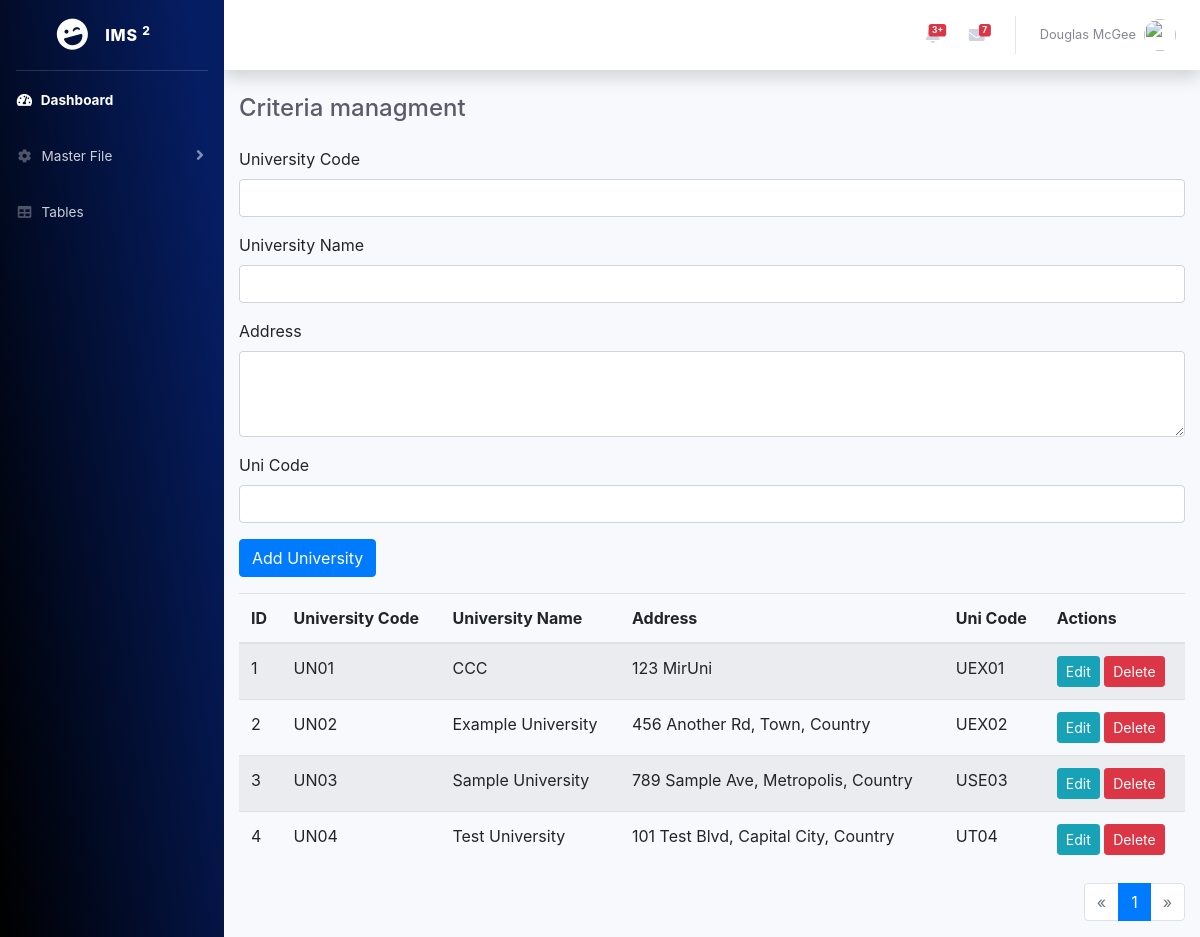
The app's page /create_universities.php, older data.
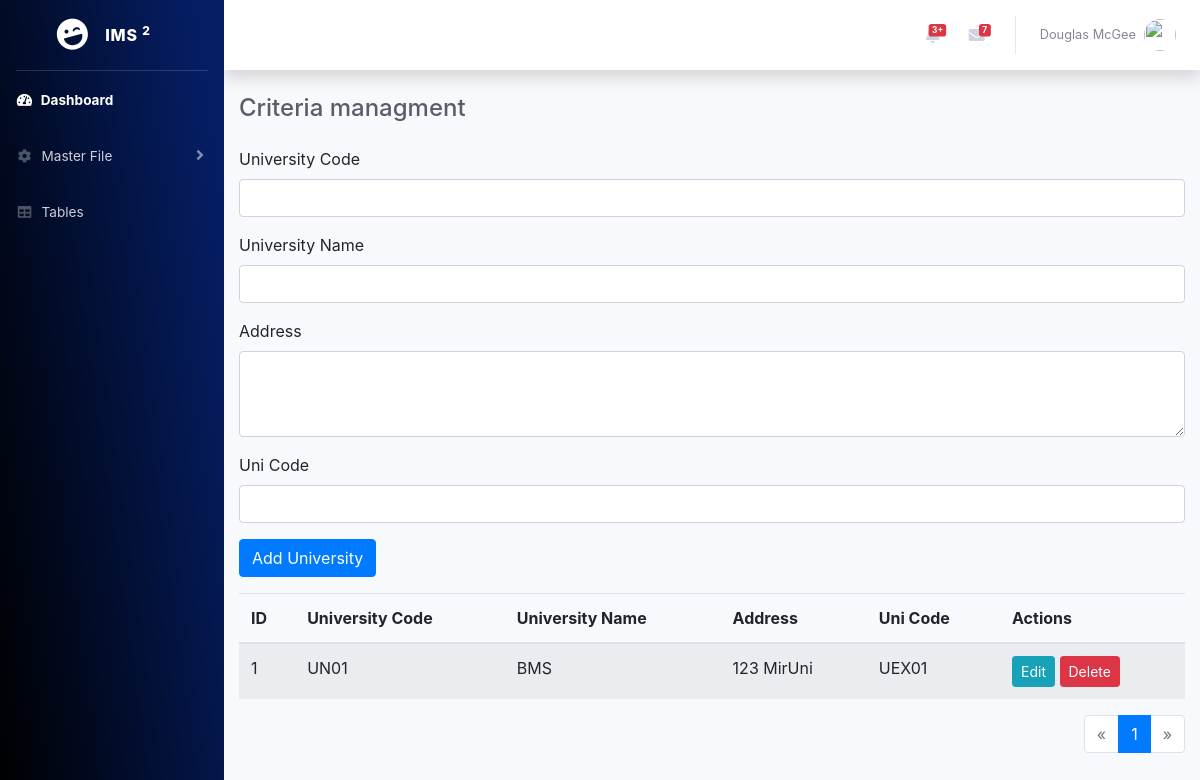
The same page, newer data.
### tables this page shows
CREATE TABLE `universities` (
  `id` int(11) NOT NULL,
  `university_code` varchar(100) NOT NULL,
  `university_name` varchar(255) NOT NULL,
  `address` text DEFAULT NULL,
  `uni_code` varchar(100) DEFAULT NULL,
  `created_at` timestamp NOT NULL DEFAULT current_timestamp()
);

### create_universities.php (the view, shortened to what the changed rows need)
<?php
include("database/connection.php");
include("includes/header.php");
$results_per_page = 5;
$page = isset($_GET['page']) ? (int)$_GET['page'] : 1;
$start = ($page - 1) * $results_per_page;
$sql = "SELECT * FROM universities LIMIT $start, $results_per_page";
$result = $conn->query($sql);
$sql_total = "SELECT COUNT(*) as total FROM universities";
$result_total = $conn->query($sql_total);
$total_rows = $result_total->fetch_assoc()['total'];
$total_pages = ceil($total_rows / $results_per_page);
?>
<div id="wrapper">
    <div id="content-wrapper" class="d-flex flex-column">
        <div id="content">
            <div class="container-fluid">
                <table class="table table-striped">
                    <thead>
                        <tr>
                            <th>ID</th>
                            <th>University Code</th>
                            <th>University Name</th>
                            <th>Address</th>
                            <th>Uni Code</th>
                            <th>Actions</th>
                        </tr>
                    </thead>
                    <tbody>
                        <?php while ($row = $result->fetch_assoc()): ?>
                            <tr>
                                <td><?php echo $row['id']; ?></td>
                                <td><?php echo htmlspecialchars($row['university_code']); ?></td>
                                <td><?php echo htmlspecialchars($row['university_name']); ?></td>
                                <td><?php echo htmlspecialchars($row['address']); ?></td>
                                <td><?php echo htmlspecialchars($row['uni_code']); ?></td>
                                <td>
                                    <button class="btn btn-info btn-sm" data-toggle="modal" data-target="#editModal" data-id="<?php echo $row['id']; ?>" data-university_code="<?php echo htmlspecialchars($row['university_code']); ?>" data-university_name="<?php echo htmlspecialchars($row['university_name']); ?>" data-address="<?php echo htmlspecialchars($row['address']); ?>" data-uni_code="<?php echo htmlspecialchars($row['uni_code']); ?>">Edit</button>
                                    <form action="" method="post" class="d-inline">
                                        <button type="submit" name="delete_university" class="btn btn-danger btn-sm">Delete</button>
                                    </form>
                                </td>
                            </tr>
                        <?php endwhile; ?>
                    </tbody>
                </table>
                <nav aria-label="Page navigation">
                    <ul class="pagination justify-content-end">
                        <?php for ($i = 1; $i <= $total_pages; $i++): ?>
                            <li class="page-item <?php if ($i == $page) echo 'active'; ?>">
                                <a class="page-link" href="?page=<?php echo $i; ?>"><?php echo $i; ?></a>
                            </li>
                        <?php endfor; ?>
                    </ul>
                </nav>
            </div>
        </div>
    </div>
</div>
</body>
</html>

Row changes from the older to the newer data that the page shows:
removed universities: id "2", university_code "UN02", university_name "Example University", address "456 Another Rd, Town, Country", uni_code "UEX02"
removed universities: id "3", university_code "UN03", university_name "Sample University", address "789 Sample Ave, Metropolis, Country", uni_code "USE03"
removed universities: id "4", university_code "UN04", university_name "Test University", address "101 Test Blvd, Capital City, Country", uni_code "UT04"
changed universities "UN01": university_name "CCC" → "BMS"
